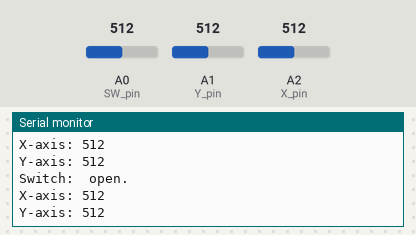
A sketch run on a simulated Arduino Uno, built with avr-gcc and run on an emulated ATmega328P. On the bench: the last lines printed to the serial monitor. Inputs (shaded band) come from the test bench; at power-on: A0 (SW_pin) = 512, A1 (Y_pin) = 512, A2 (X_pin) = 512.

Above: at 1.2 s.
1.3 s: A0 (SW_pin) set to 0
At 1.72 s:
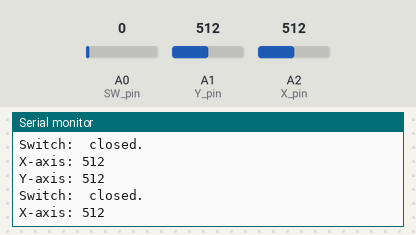
2.9 s: A1 (Y_pin) set to 716
At 3.84 s:
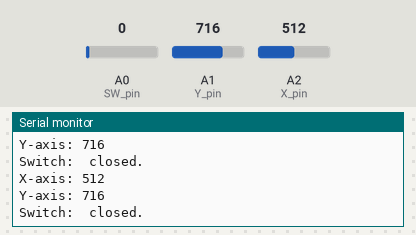
4.4 s: A2 (X_pin) set to 716
At 4.45 s:
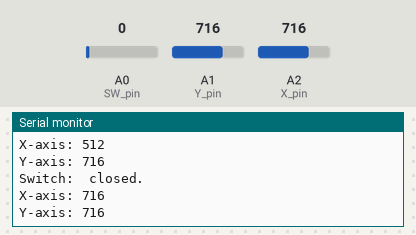
5.9 s: A1 (Y_pin) set to 900
At 5.97 s:
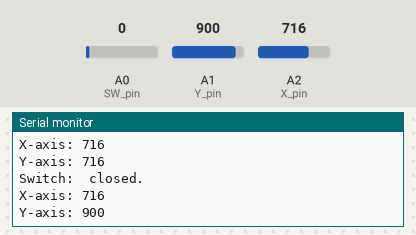
7.4 s: A2 (X_pin) set to 900
At 7.48 s:
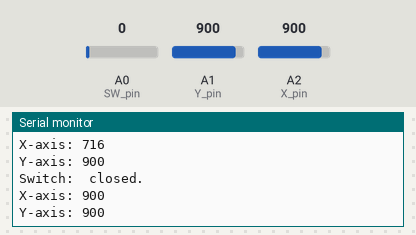
Timing chart, 0 to 9.9 s (numbered marks = the images above; inputs shaded):
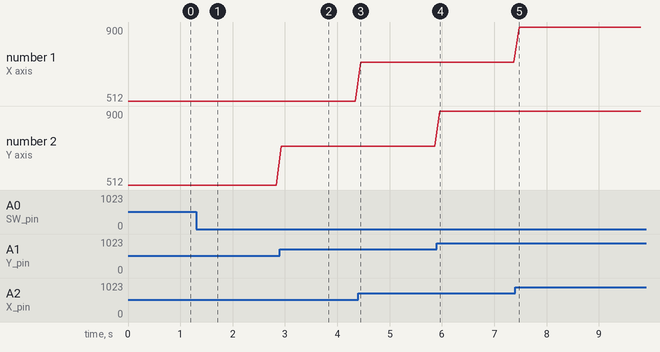

The sketch:

AnalogReadSerial.ino
```cpp
/*
 * Connect joystick to PORTC
 * Bit0 : KYTKIN - Switch
 * Bit1 : PYSTY  - Vertical
 * Bit2 : VAAKA  - Horizontal
*/


// Arduino pin numbers
const int SW_pin = 0; // analog pin connected to switch - A0
const int X_pin = 2;  // analog pin connected to X output  - A2
const int Y_pin = 1;  // analog pin connected to Y output  - A1

void setup() {
  // set the data rate in bits per second
  Serial.begin(115200);
}

void loop() {
  // initialize state value
  int state;

  // read the analog value from the input pin
  state = analogRead(SW_pin);

  // check if the state = 0 so it is closed , if not so it is opened.
  Serial.print("Switch:  ");
  state == 0 ? (Serial.print("closed.")) : (Serial.print("open."));
  Serial.print("\n");

  // read the analog value of X-axis 0->1023(left to right)
  Serial.print("X-axis: ");
  Serial.print(analogRead(X_pin));
  Serial.print("\n");

   // read the analog value of Y-axis 0->1023(down to up)
  Serial.print("Y-axis: ");
  Serial.println(analogRead(Y_pin));
  Serial.print("\n\n");

  // delay 100ms
  delay(100);
}
```

Measured:
- after the input at 1.3 s, the serial monitor: prints a new line at once (image 1)
- after the input at 2.9 s, the serial monitor: prints a new line at once (image 2)
- after the input at 4.4 s, the serial monitor: prints a new line after 0.05 s (image 3)
- after the input at 5.9 s, the serial monitor: prints a new line after 0.06 s (image 4)
- after the input at 7.4 s, the serial monitor: prints a new line after 0.08 s (image 5)
- plotted number 2: 512 → 716 after the input at 2.9 s, 716 → 900 after the input at 5.9 s
